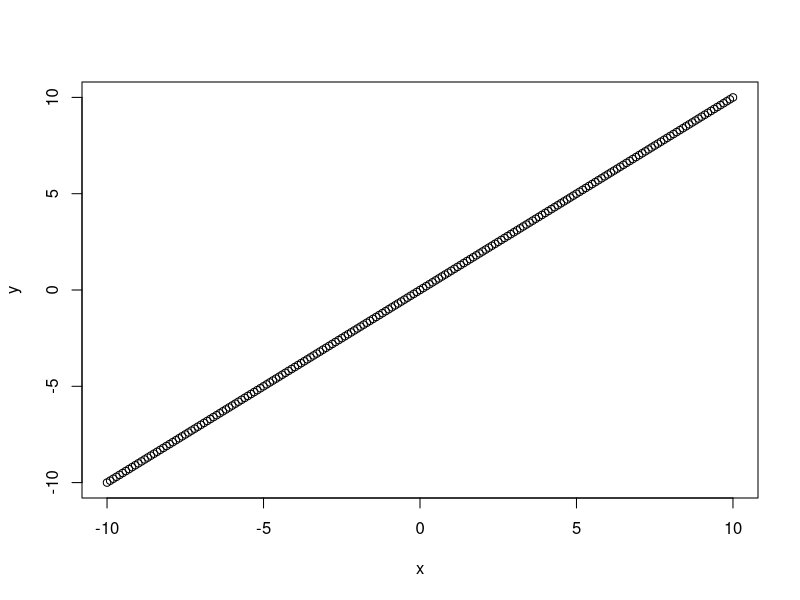
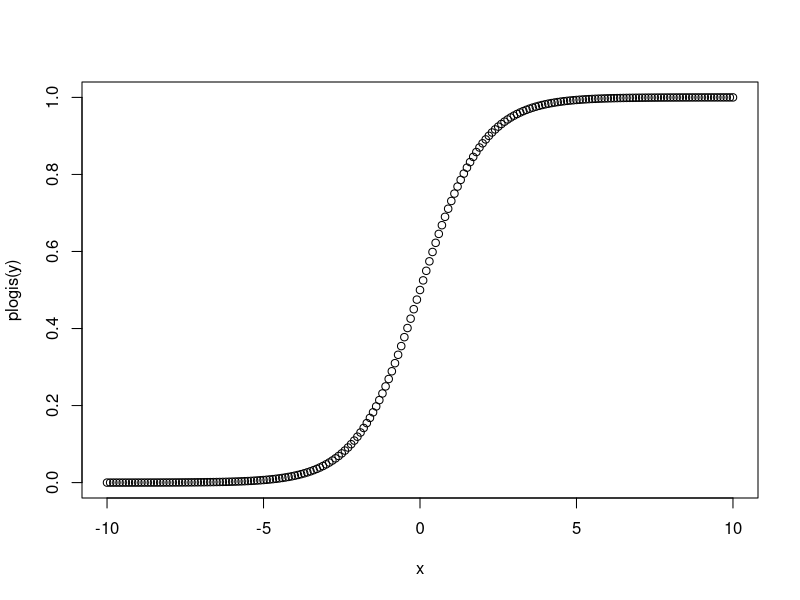
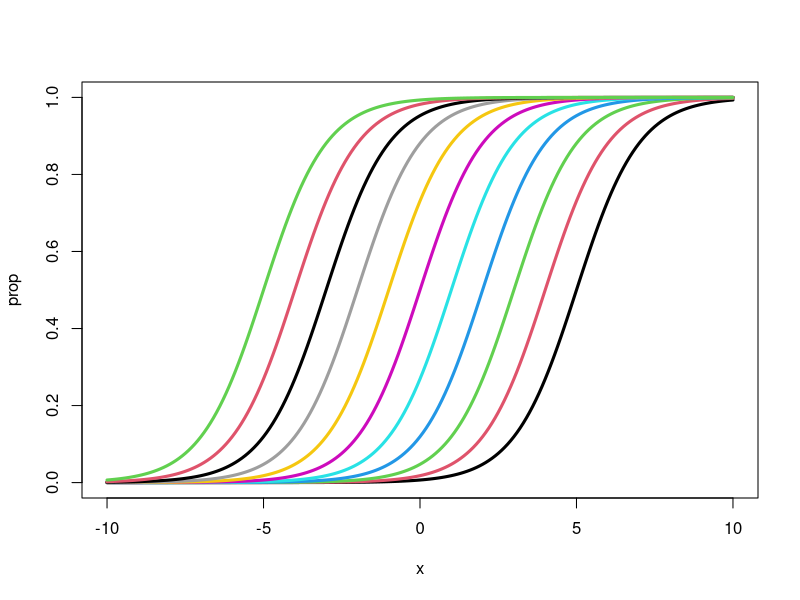
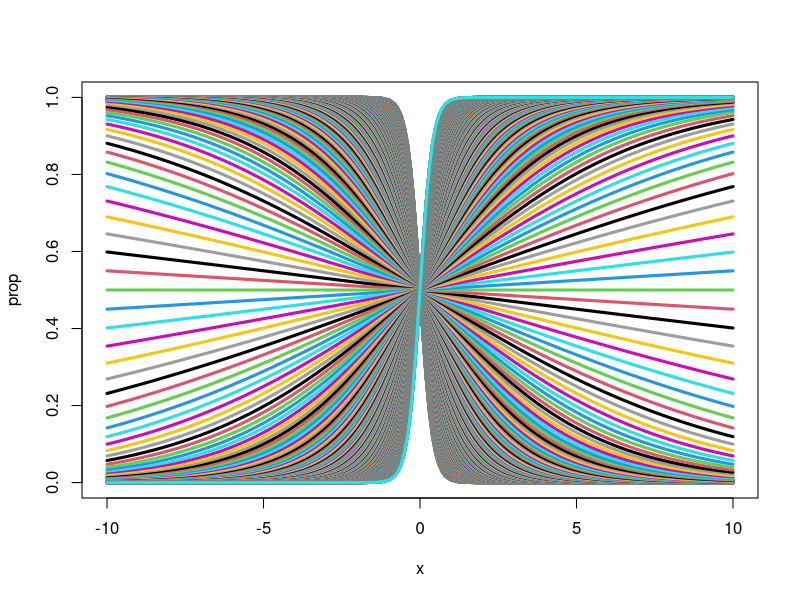
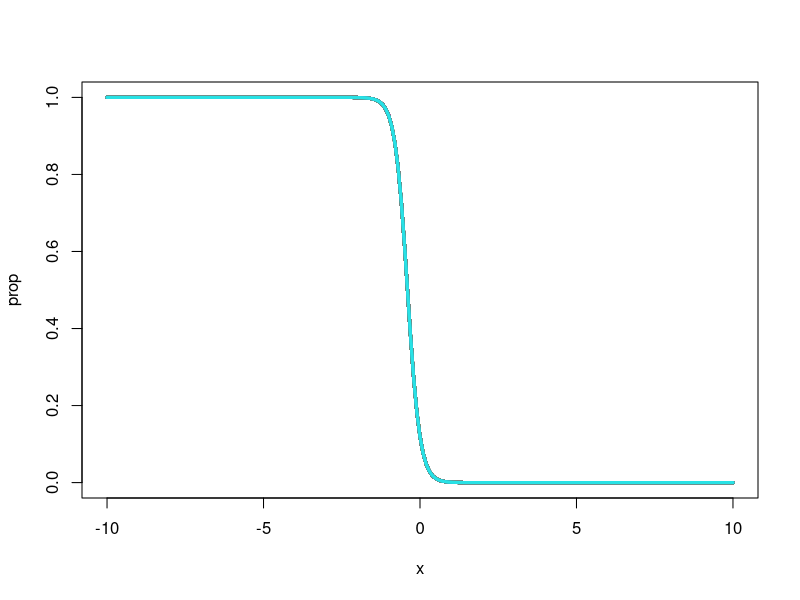

Reproduce these figures in R, in order. (Note: this script raises an error after producing the figures.)
##This script explores how changing the slope and intercept of a logistic regression affects its shape

###First, let's create an equation for a straight line; this is in 'logit space' and the equation is y=mx+b
b=0
m=1
x=seq(from=-10, to=10, by =0.1)
y=m*x+b
plot(y~x) ##We now have a straight line and we can backtransform it into proportional space
plot(plogis(y)~x) ###This works and we now have a logistic curve

##What happens if we change the intercept?
###We are now going to create a bunch of curves with differing intercepts and keep the slope constant
###Need to create a data frame with different intercepts
b=seq(-5, 5, 1) #We will be looking at values of b from -5 to 5, so we should have 11 lines total
y=NULL
# y=rep(0, length(x)*length(b)) #This creates an empty vector we will populate with y values with differing intercepts. The total number of values of lines equals the number of x values we have multiplied by the number of intercept values we have
for(i in 1:length(b)){
	y1=m*x+b[i]
	y=c(y, y1)
}

#Create data frame to expand b
b.exp=NULL
for(i in 1:length(b)){
	b.exp.1=rep(b[i], length(x))
	b.exp=c(b.exp, b.exp.1)
}

##Now let's create the data frame
dat=data.frame(y=y, x=rep(x, length(b)), b=b.exp)
head(dat)
dat$prop=plogis(dat$y)

plot(prop~x, data=dat, type='n')
for(i in 1:length(unique(dat$b))){
	lines(prop~x, data=dat[dat$b==unique(dat$b)[i],], col=i, lwd=3)
}


####For slope
##What happens if we change the intercept?
###We are now going to create a bunch of curves with differing intercepts and keep the slope constant
###Need to create a data frame with different intercepts
b=0
m=seq(-5, 5, by =0.02) #We will be looking at values of b from -5 to 5, so we should have 11 lines total
y=NULL
# y=rep(0, length(x)*length(b)) #This creates an empty vector we will populate with y values with differing intercepts. The total number of values of lines equals the number of x values we have multiplied by the number of intercept values we have
for(i in 1:length(m)){
	y1=m[i]*x+b
	y=c(y, y1)
}

#Create data frame to expand b
m.exp=NULL
for(i in 1:length(m)){
	m.exp.1=rep(m[i], length(x))
	m.exp=c(m.exp, m.exp.1)
}

##Now let's create the data frame
dat=data.frame(y=y, x=rep(x, length(m)), m=m.exp)
head(dat)
dat$prop=plogis(dat$y)

plot(prop~x, data=dat, type='n')
for(i in 1:length(unique(dat$m))){
	lines(prop~x, data=dat[dat$m==unique(dat$m)[i],], col=i, lwd=3)
}

###For visualization purposes, I'm going to create an nxn plot where the intercept stays constant in each plot and the slope varies. But I'll be doing this for multiple intercepts
##Let's start with a 2x2 plot
##Might need to create a nested forloop

#Intercepts = -2, -1, 1, 2 #We already know what 0 looks like
b=c(-2,-1, 1,2)
m=seq(-5, 5, by =0.02)
y=NULL
for(j in 1:length(b)){
	for(i in 1:length(m)){
	y1=m[i]*x+b[j]
	y=c(y, y1)
	
	#Create data frame to expand b
m.exp=NULL
for(l in 1:length(m)){
	m.exp.1=rep(m[l], length(x))
	m.exp=c(m.exp, m.exp.1)
}

##Now let's create the data frame
dat=data.frame(y=y, x=rep(x, length(m)), m=m.exp)
head(dat)
dat$prop=plogis(dat$y)
	
	plot(prop~x, data=dat, type='n')
for(k in 1:length(unique(dat$m))){
	lines(prop~x, data=dat[dat$m==unique(dat$m)[k],], col=k, lwd=3)
}
}
}

par(mfrow=c(2,2))
